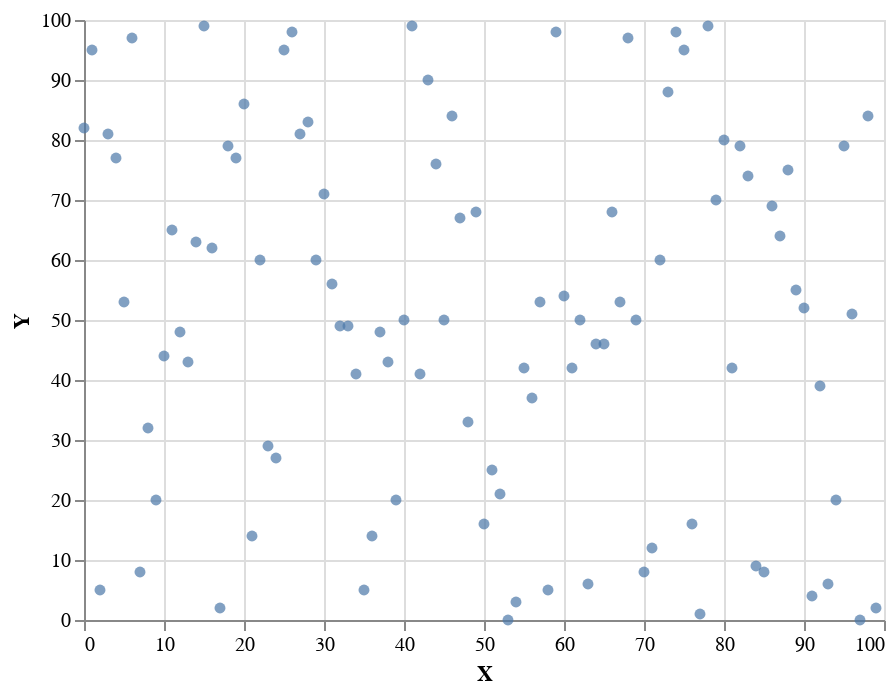

This figure's notebook cell:
### Code cell
chart = alt.Chart(df).mark_circle().encode(
    x = 'X:Q',     
    y = 'Y:Q' 
)

chart

### Figure 1 — Vega-Lite specification as saved in the notebook (floating-point values rounded to 4 significant figures)
{"config": {"view": {"continuousWidth": 400, "continuousHeight": 300}}, "data": {"name": "data-5cf6b0c51e5cd2102c57a73453e3b96f"}, "mark": "circle", "encoding": {"x": {"field": "X", "type": "quantitative"}, "y": {"field": "Y", "type": "quantitative"}}, "$schema": "https://vega.github.io/schema/vega-lite/v4.17.0.json", "datasets": {"data-5cf6b0c51e5cd2102c57a73453e3b96f": [{"X": 0, "Y": 82}, {"X": 1, "Y": 95}, {"X": 2, "Y": 5}, {"X": 3, "Y": 81}, {"X": 4, "Y": 77}, {"X": 5, "Y": 53}, {"X": 6, "Y": 97}, {"X": 7, "Y": 8}, {"X": 8, "Y": 32}, {"X": 9, "Y": 20}, {"X": 10, "Y": 44}, {"X": 11, "Y": 65}, {"X": 12, "Y": 48}, {"X": 13, "Y": 43}, {"X": 14, "Y": 63}, {"X": 15, "Y": 99}, {"X": 16, "Y": 62}, {"X": 17, "Y": 2}, {"X": 18, "Y": 79}, {"X": 19, "Y": 77}, {"X": 20, "Y": 86}, {"X": 21, "Y": 14}, {"X": 22, "Y": 60}, {"X": 23, "Y": 29}, {"X": 24, "Y": 27}, {"X": 25, "Y": 95}, {"X": 26, "Y": 98}, {"X": 27, "Y": 81}, {"X": 28, "Y": 83}, {"X": 29, "Y": 60}, {"X": 30, "Y": 71}, {"X": 31, "Y": 56}, {"X": 32, "Y": 49}, {"X": 33, "Y": 49}, {"X": 34, "Y": 41}, {"X": 35, "Y": 5}, {"X": 36, "Y": 14}, {"X": 37, "Y": 48}, {"X": 38, "Y": 43}, {"X": 39, "Y": 20}, {"X": 40, "Y": 50}, {"X": 41, "Y": 99}, {"X": 42, "Y": 41}, {"X": 43, "Y": 90}, {"X": 44, "Y": 76}, {"X": 45, "Y": 50}, {"X": 46, "Y": 84}, {"X": 47, "Y": 67}, {"X": 48, "Y": 33}, {"X": 49, "Y": 68}, {"X": 50, "Y": 16}, {"X": 51, "Y": 25}, {"X": 52, "Y": 21}, {"X": 53, "Y": 0}, {"X": 54, "Y": 3}, {"X": 55, "Y": 42}, {"X": 56, "Y": 37}, {"X": 57, "Y": 53}, {"X": 58, "Y": 5}, {"X": 59, "Y": 98}, {"X": 60, "Y": 54}, {"X": 61, "Y": 42}, {"X": 62, "Y": 50}, {"X": 63, "Y": 6}, {"X": 64, "Y": 46}, {"X": 65, "Y": 46}, {"X": 66, "Y": 68}, {"X": 67, "Y": 53}, {"X": 68, "Y": 97}, {"X": 69, "Y": 50}, {"X": 70, "Y": 8}, {"X": 71, "Y": 12}, {"X": 72, "Y": 60}, {"X": 73, "Y": 88}, {"X": 74, "Y": 98}, {"X": 75, "Y": 95}, {"X": 76, "Y": 16}, {"X": 77, "Y": 1}, {"X": 78, "Y": 99}, {"X": 79, "Y": 70}, {"X": 80, "Y": 80}, {"X": 81, "Y": 42}, {"X": 82, "Y": 79}, {"X": 83, "Y": 74}, {"X": 84, "Y": 9}, {"X": 85, "Y": 8}, {"X": 86, "Y": 69}, {"X": 87, "Y": 64}, {"X": 88, "Y": 75}, {"X": 89, "Y": 55}, {"X": 90, "Y": 52}, {"X": 91, "Y": 4}, {"X": 92, "Y": 39}, {"X": 93, "Y": 6}, {"X": 94, "Y": 20}, {"X": 95, "Y": 79}, {"X": 96, "Y": 51}, {"X": 97, "Y": 0}, {"X": 98, "Y": 84}, {"X": 99, "Y": 2}]}}
